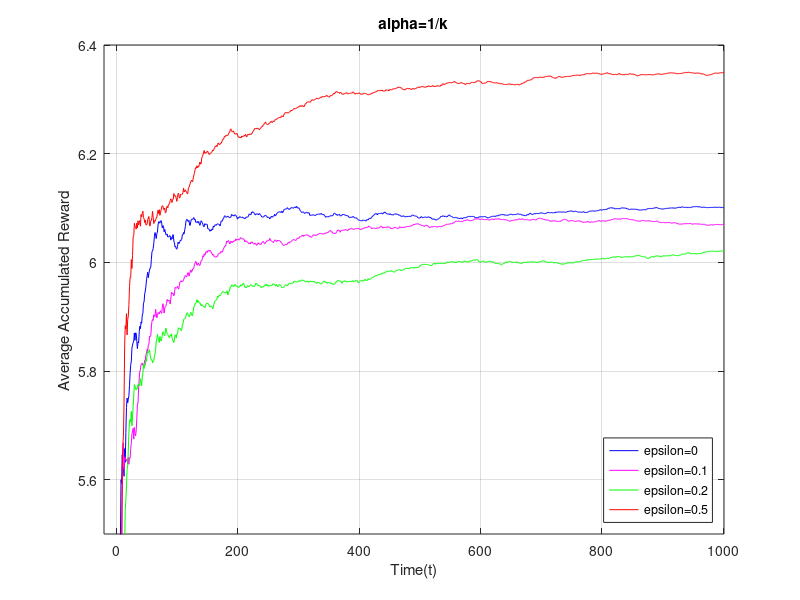

MATLAB code for this plot:

% alpha=1/k
epsilon=[0,0.1,0.2,0.5];
Q=zeros(4,100,1001,2);
R=zeros(4,100,1001);
for n=1:4
    for i=1:100
        for k=1:1000
            alpha = 1/k;
            if rand(1)<epsilon(n)
                if rand(1)<0.5
                    action=1;
                else
                    action=2;
                end
            else
                if Q(n,i,k,1)>Q(n,i,k,2)
                    action=1;
                elseif Q(n,i,k,1)<Q(n,i,k,2)
                    action=2;
                else
                    if rand(1)<0.5
                        action=1;
                    else
                        action=2;
                    end
                end
            end
            if action==1
                reward = sqrt(10).*randn(1) + 5;
                Q(n,i,k+1,1) = Q(n,i,k,1) + alpha * (reward - Q(n,i,k,1));
                Q(n,i,k+1,2) = Q(n,i,k,2);
            else
                if rand(1)>0.5
                    reward = sqrt(15).*randn(1) + 10;
                else
                    reward = sqrt(10).*randn(1) + 4;
                end
                Q(n,i,k+1,1) = Q(n,i,k,1);
                Q(n,i,k+1,2) = Q(n,i,k,2) + alpha * (reward - Q(n,i,k,2));
            end
            R(n,i,k+1)=reward;
        end
    end
end
R_acc=R;
for k=1:1001
    R_acc(:,:,k)=sum(R(:,:,1:k),3)./k;
end
R_acc=sum(R_acc,2)./100;

Q=sum(Q,2)./100;

save('project_1_a_4_R.mat','R');
save('project_1_a_4_Q.mat','Q');

figure(1),plot(1:1001,squeeze(R_acc(1,1,:)),'-b')
hold on
figure(1),plot(1:1001,squeeze(R_acc(2,1,:)),'-m')
hold on
figure(1),plot(1:1001,squeeze(R_acc(3,1,:)),'-g')
hold on
figure(1),plot(1:1001,squeeze(R_acc(4,1,:)),'-r')
hold on
figure(1),axis([-20,1001,5.5,6.4])
% figure(1),axis([-20,1001,-0.2,7])
grid on
legend({'epsilon=0','epsilon=0.1','epsilon=0.2','epsilon=0.5'},'Location','southeast')
title('alpha=1/k')
xlabel('Time(t)')
ylabel('Average Accumulated Reward')
